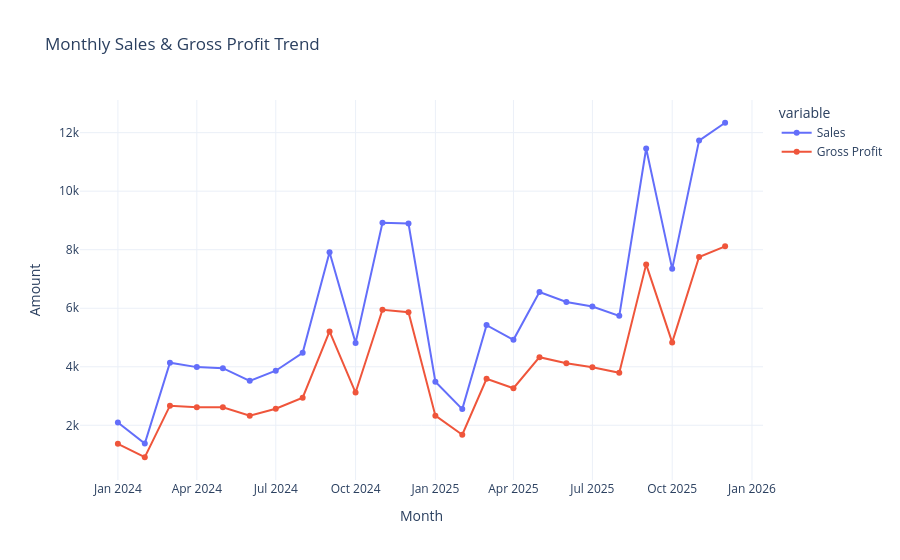

This figure's notebook cell:
### Code cell
df['Order Date'] = pd.to_datetime(df['Order Date'], format='%d-%m-%Y')
df['Order_Month'] = df['Order Date'].dt.to_period('M').astype(str)

monthly_trend = df.groupby('Order_Month').agg({
    'Sales': 'sum',
    'Gross Profit': 'sum'
}).reset_index()

fig = px.line(
    monthly_trend,
    x='Order_Month',
    y=['Sales', 'Gross Profit'],
    title='Monthly Sales & Gross Profit Trend',
    markers=True
)
fig.update_layout(template='plotly_white', xaxis_title='Month', yaxis_title='Amount')
fig.show()

### Figure 1 — Plotly figure (JSON) as saved in the notebook; plotly's stock layout.template omitted (floating-point values rounded to 4 significant figures)
{"data": [{"hovertemplate": "variable=Sales<br>Order_Month=%{x}<br>value=%{y}<extra></extra>", "legendgroup": "Sales", "line": {"color": "#636efa", "dash": "solid"}, "marker": {"symbol": "circle"}, "mode": "lines+markers", "name": "Sales", "orientation": "v", "showlegend": true, "type": "scatter", "x": ["2024-01", "2024-02", "2024-03", "2024-04", "2024-05", "2024-06", "2024-07", "2024-08", "2024-09", "2024-10", "2024-11", "2024-12", "2025-01", "2025-02", "2025-03", "2025-04", "2025-05", "2025-06", "2025-07", "2025-08", "2025-09", "2025-10", "2025-11", "2025-12"], "xaxis": "x", "y": [2094.0, 1380.0, 4139.0, 3988.0, 3952.0, 3519.0, 3865.0, 4478.0, 7912.0, 4816.0, 8918.0, 8896.0, 3489.0, 2554.0, 5423.0, 4922.0, 6556.0, 6215.0, 6058.0, 5740.0, 11460.0, 7346.0, 11730.0, 12340.0], "yaxis": "y"}, {"hovertemplate": "variable=Gross Profit<br>Order_Month=%{x}<br>value=%{y}<extra></extra>", "legendgroup": "Gross Profit", "line": {"color": "#EF553B", "dash": "solid"}, "marker": {"symbol": "circle"}, "mode": "lines+markers", "name": "Gross Profit", "orientation": "v", "showlegend": true, "type": "scatter", "x": ["2024-01", "2024-02", "2024-03", "2024-04", "2024-05", "2024-06", "2024-07", "2024-08", "2024-09", "2024-10", "2024-11", "2024-12", "2025-01", "2025-02", "2025-03", "2025-04", "2025-05", "2025-06", "2025-07", "2025-08", "2025-09", "2025-10", "2025-11", "2025-12"], "xaxis": "x", "y": [1366.0, 908.6, 2671.0, 2613.0, 2615.0, 2331.0, 2565.0, 2946.0, 5207.0, 3119.0, 5947.0, 5862.0, 2329.0, 1678.0, 3588.0, 3266.0, 4329.0, 4124.0, 3983.0, 3795.0, 7499.0, 4834.0, 7751.0, 8116.0], "yaxis": "y"}], "layout": {"legend": {"title": {"text": "variable"}, "tracegroupgap": 0}, "title": {"text": "Monthly Sales & Gross Profit Trend"}, "xaxis": {"anchor": "y", "domain": [0, 1], "title": {"text": "Month"}}, "yaxis": {"anchor": "x", "domain": [0, 1], "title": {"text": "Amount"}}}}
